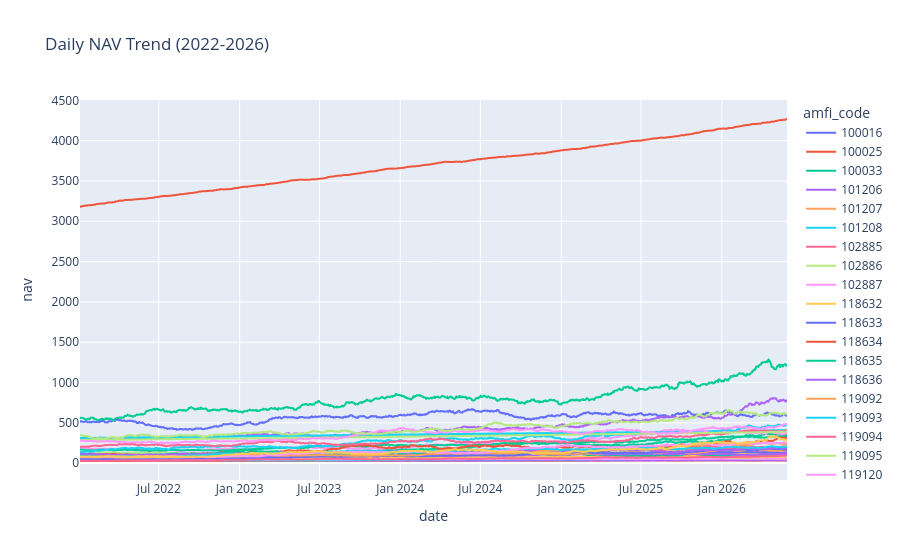

Write notebook code for a chart like this one.
### Code cell
fig.show()

### Figure 1 — Plotly figure (JSON) as saved in the notebook; plotly's stock layout.template omitted (floating-point values rounded to 4 significant figures; data arrays with more than 128 entries replaced by an {"elided": "..."} marker saying what was removed)
{"data": [{"hovertemplate": "amfi_code=100016<br>date=%{x}<br>nav=%{y}<extra></extra>", "legendgroup": "100016", "line": {"color": "#636efa", "dash": "solid"}, "marker": {"symbol": "circle"}, "mode": "lines", "name": "100016", "showlegend": true, "type": "scattergl", "x": {"elided": "1150 str values"}, "xaxis": "x", "y": {"elided": "1150 float values"}, "yaxis": "y"}, {"hovertemplate": "amfi_code=100025<br>date=%{x}<br>nav=%{y}<extra></extra>", "legendgroup": "100025", "line": {"color": "#EF553B", "dash": "solid"}, "marker": {"symbol": "circle"}, "mode": "lines", "name": "100025", "showlegend": true, "type": "scattergl", "x": {"elided": "1150 str values"}, "xaxis": "x", "y": {"elided": "1150 float values"}, "yaxis": "y"}, {"hovertemplate": "amfi_code=100033<br>date=%{x}<br>nav=%{y}<extra></extra>", "legendgroup": "100033", "line": {"color": "#00cc96", "dash": "solid"}, "marker": {"symbol": "circle"}, "mode": "lines", "name": "100033", "showlegend": true, "type": "scattergl", "x": {"elided": "1150 str values"}, "xaxis": "x", "y": {"elided": "1150 float values"}, "yaxis": "y"}, {"hovertemplate": "amfi_code=101206<br>date=%{x}<br>nav=%{y}<extra></extra>", "legendgroup": "101206", "line": {"color": "#ab63fa", "dash": "solid"}, "marker": {"symbol": "circle"}, "mode": "lines", "name": "101206", "showlegend": true, "type": "scattergl", "x": {"elided": "1150 str values"}, "xaxis": "x", "y": {"elided": "1150 float values"}, "yaxis": "y"}, {"hovertemplate": "amfi_code=101207<br>date=%{x}<br>nav=%{y}<extra></extra>", "legendgroup": "101207", "line": {"color": "#FFA15A", "dash": "solid"}, "marker": {"symbol": "circle"}, "mode": "lines", "name": "101207", "showlegend": true, "type": "scattergl", "x": {"elided": "1150 str values"}, "xaxis": "x", "y": {"elided": "1150 float values"}, "yaxis": "y"}, {"hovertemplate": "amfi_code=101208<br>date=%{x}<br>nav=%{y}<extra></extra>", "legendgroup": "101208", "line": {"color": "#19d3f3", "dash": "solid"}, "marker": {"symbol": "circle"}, "mode": "lines", "name": "101208", "showlegend": true, "type": "scattergl", "x": {"elided": "1150 str values"}, "xaxis": "x", "y": {"elided": "1150 float values"}, "yaxis": "y"}, {"hovertemplate": "amfi_code=102885<br>date=%{x}<br>nav=%{y}<extra></extra>", "legendgroup": "102885", "line": {"color": "#FF6692", "dash": "solid"}, "marker": {"symbol": "circle"}, "mode": "lines", "name": "102885", "showlegend": true, "type": "scattergl", "x": {"elided": "1150 str values"}, "xaxis": "x", "y": {"elided": "1150 float values"}, "yaxis": "y"}, {"hovertemplate": "amfi_code=102886<br>date=%{x}<br>nav=%{y}<extra></extra>", "legendgroup": "102886", "line": {"color": "#B6E880", "dash": "solid"}, "marker": {"symbol": "circle"}, "mode": "lines", "name": "102886", "showlegend": true, "type": "scattergl", "x": {"elided": "1150 str values"}, "xaxis": "x", "y": {"elided": "1150 float values"}, "yaxis": "y"}, {"hovertemplate": "amfi_code=102887<br>date=%{x}<br>nav=%{y}<extra></extra>", "legendgroup": "102887", "line": {"color": "#FF97FF", "dash": "solid"}, "marker": {"symbol": "circle"}, "mode": "lines", "name": "102887", "showlegend": true, "type": "scattergl", "x": {"elided": "1150 str values"}, "xaxis": "x", "y": {"elided": "1150 float values"}, "yaxis": "y"}, {"hovertemplate": "amfi_code=118632<br>date=%{x}<br>nav=%{y}<extra></extra>", "legendgroup": "118632", "line": {"color": "#FECB52", "dash": "solid"}, "marker": {"symbol": "circle"}, "mode": "lines", "name": "118632", "showlegend": true, "type": "scattergl", "x": {"elided": "1150 str values"}, "xaxis": "x", "y": {"elided": "1150 float values"}, "yaxis": "y"}, {"hovertemplate": "amfi_code=118633<br>date=%{x}<br>nav=%{y}<extra></extra>", "legendgroup": "118633", "line": {"color": "#636efa", "dash": "solid"}, "marker": {"symbol": "circle"}, "mode": "lines", "name": "118633", "showlegend": true, "type": "scattergl", "x": {"elided": "1150 str values"}, "xaxis": "x", "y": {"elided": "1150 float values"}, "yaxis": "y"}, {"hovertemplate": "amfi_code=118634<br>date=%{x}<br>nav=%{y}<extra></extra>", "legendgroup": "118634", "line": {"color": "#EF553B", "dash": "solid"}, "marker": {"symbol": "circle"}, "mode": "lines", "name": "118634", "showlegend": true, "type": "scattergl", "x": {"elided": "1150 str values"}, "xaxis": "x", "y": {"elided": "1150 float values"}, "yaxis": "y"}, {"hovertemplate": "amfi_code=118635<br>date=%{x}<br>nav=%{y}<extra></extra>", "legendgroup": "118635", "line": {"color": "#00cc96", "dash": "solid"}, "marker": {"symbol": "circle"}, "mode": "lines", "name": "118635", "showlegend": true, "type": "scattergl", "x": {"elided": "1150 str values"}, "xaxis": "x", "y": {"elided": "1150 float values"}, "yaxis": "y"}, {"hovertemplate": "amfi_code=118636<br>date=%{x}<br>nav=%{y}<extra></extra>", "legendgroup": "118636", "line": {"color": "#ab63fa", "dash": "solid"}, "marker": {"symbol": "circle"}, "mode": "lines", "name": "118636", "showlegend": true, "type": "scattergl", "x": {"elided": "1150 str values"}, "xaxis": "x", "y": {"elided": "1150 float values"}, "yaxis": "y"}, {"hovertemplate": "amfi_code=119092<br>date=%{x}<br>nav=%{y}<extra></extra>", "legendgroup": "119092", "line": {"color": "#FFA15A", "dash": "solid"}, "marker": {"symbol": "circle"}, "mode": "lines", "name": "119092", "showlegend": true, "type": "scattergl", "x": {"elided": "1150 str values"}, "xaxis": "x", "y": {"elided": "1150 float values"}, "yaxis": "y"}, {"hovertemplate": "amfi_code=119093<br>date=%{x}<br>nav=%{y}<extra></extra>", "legendgroup": "119093", "line": {"color": "#19d3f3", "dash": "solid"}, "marker": {"symbol": "circle"}, "mode": "lines", "name": "119093", "showlegend": true, "type": "scattergl", "x": {"elided": "1150 str values"}, "xaxis": "x", "y": {"elided": "1150 float values"}, "yaxis": "y"}, {"hovertemplate": "amfi_code=119094<br>date=%{x}<br>nav=%{y}<extra></extra>", "legendgroup": "119094", "line": {"color": "#FF6692", "dash": "solid"}, "marker": {"symbol": "circle"}, "mode": "lines", "name": "119094", "showlegend": true, "type": "scattergl", "x": {"elided": "1150 str values"}, "xaxis": "x", "y": {"elided": "1150 float values"}, "yaxis": "y"}, {"hovertemplate": "amfi_code=119095<br>date=%{x}<br>nav=%{y}<extra></extra>", "legendgroup": "119095", "line": {"color": "#B6E880", "dash": "solid"}, "marker": {"symbol": "circle"}, "mode": "lines", "name": "119095", "showlegend": true, "type": "scattergl", "x": {"elided": "1150 str values"}, "xaxis": "x", "y": {"elided": "1150 float values"}, "yaxis": "y"}, {"hovertemplate": "amfi_code=119120<br>date=%{x}<br>nav=%{y}<extra></extra>", "legendgroup": "119120", "line": {"color": "#FF97FF", "dash": "solid"}, "marker": {"symbol": "circle"}, "mode": "lines", "name": "119120", "showlegend": true, "type": "scattergl", "x": {"elided": "1150 str values"}, "xaxis": "x", "y": {"elided": "1150 float values"}, "yaxis": "y"}, {"hovertemplate": "amfi_code=119551<br>date=%{x}<br>nav=%{y}<extra></extra>", "legendgroup": "119551", "line": {"color": "#FECB52", "dash": "solid"}, "marker": {"symbol": "circle"}, "mode": "lines", "name": "119551", "showlegend": true, "type": "scattergl", "x": {"elided": "1150 str values"}, "xaxis": "x", "y": {"elided": "1150 float values"}, "yaxis": "y"}, {"hovertemplate": "amfi_code=119552<br>date=%{x}<br>nav=%{y}<extra></extra>", "legendgroup": "119552", "line": {"color": "#636efa", "dash": "solid"}, "marker": {"symbol": "circle"}, "mode": "lines", "name": "119552", "showlegend": true, "type": "scattergl", "x": {"elided": "1150 str values"}, "xaxis": "x", "y": {"elided": "1150 float values"}, "yaxis": "y"}, {"hovertemplate": "amfi_code=119598<br>date=%{x}<br>nav=%{y}<extra></extra>", "legendgroup": "119598", "line": {"color": "#EF553B", "dash": "solid"}, "marker": {"symbol": "circle"}, "mode": "lines", "name": "119598", "showlegend": true, "type": "scattergl", "x": {"elided": "1150 str values"}, "xaxis": "x", "y": {"elided": "1150 float values"}, "yaxis": "y"}, {"hovertemplate": "amfi_code=119599<br>date=%{x}<br>nav=%{y}<extra></extra>", "legendgroup": "119599", "line": {"color": "#00cc96", "dash": "solid"}, "marker": {"symbol": "circle"}, "mode": "lines", "name": "119599", "showlegend": true, "type": "scattergl", "x": {"elided": "1150 str values"}, "xaxis": "x", "y": {"elided": "1150 float values"}, "yaxis": "y"}, {"hovertemplate": "amfi_code=120503<br>date=%{x}<br>nav=%{y}<extra></extra>", "legendgroup": "120503", "line": {"color": "#ab63fa", "dash": "solid"}, "marker": {"symbol": "circle"}, "mode": "lines", "name": "120503", "showlegend": true, "type": "scattergl", "x": {"elided": "1150 str values"}, "xaxis": "x", "y": {"elided": "1150 float values"}, "yaxis": "y"}, {"hovertemplate": "amfi_code=120504<br>date=%{x}<br>nav=%{y}<extra></extra>", "legendgroup": "120504", "line": {"color": "#FFA15A", "dash": "solid"}, "marker": {"symbol": "circle"}, "mode": "lines", "name": "120504", "showlegend": true, "type": "scattergl", "x": {"elided": "1150 str values"}, "xaxis": "x", "y": {"elided": "1150 float values"}, "yaxis": "y"}, {"hovertemplate": "amfi_code=120505<br>date=%{x}<br>nav=%{y}<extra></extra>", "legendgroup": "120505", "line": {"color": "#19d3f3", "dash": "solid"}, "marker": {"symbol": "circle"}, "mode": "lines", "name": "120505", "showlegend": true, "type": "scattergl", "x": {"elided": "1150 str values"}, "xaxis": "x", "y": {"elided": "1150 float values"}, "yaxis": "y"}, {"hovertemplate": "amfi_code=120506<br>date=%{x}<br>nav=%{y}<extra></extra>", "legendgroup": "120506", "line": {"color": "#FF6692", "dash": "solid"}, "marker": {"symbol": "circle"}, "mode": "lines", "name": "120506", "showlegend": true, "type": "scattergl", "x": {"elided": "1150 str values"}, "xaxis": "x", "y": {"elided": "1150 float values"}, "yaxis": "y"}, {"hovertemplate": "amfi_code=120507<br>date=%{x}<br>nav=%{y}<extra></extra>", "legendgroup": "120507", "line": {"color": "#B6E880", "dash": "solid"}, "marker": {"symbol": "circle"}, "mode": "lines", "name": "120507", "showlegend": true, "type": "scattergl", "x": {"elided": "1150 str values"}, "xaxis": "x", "y": {"elided": "1150 float values"}, "yaxis": "y"}, {"hovertemplate": "amfi_code=120841<br>date=%{x}<br>nav=%{y}<extra></extra>", "legendgroup": "120841", "line": {"color": "#FF97FF", "dash": "solid"}, "marker": {"symbol": "circle"}, "mode": "lines", "name": "120841", "showlegend": true, "type": "scattergl", "x": {"elided": "1150 str values"}, "xaxis": "x", "y": {"elided": "1150 float values"}, "yaxis": "y"}, {"hovertemplate": "amfi_code=120842<br>date=%{x}<br>nav=%{y}<extra></extra>", "legendgroup": "120842", "line": {"color": "#FECB52", "dash": "solid"}, "marker": {"symbol": "circle"}, "mode": "lines", "name": "120842", "showlegend": true, "type": "scattergl", "x": {"elided": "1150 str values"}, "xaxis": "x", "y": {"elided": "1150 float values"}, "yaxis": "y"}, {"hovertemplate": "amfi_code=120843<br>date=%{x}<br>nav=%{y}<extra></extra>", "legendgroup": "120843", "line": {"color": "#636efa", "dash": "solid"}, "marker": {"symbol": "circle"}, "mode": "lines", "name": "120843", "showlegend": true, "type": "scattergl", "x": {"elided": "1150 str values"}, "xaxis": "x", "y": {"elided": "1150 float values"}, "yaxis": "y"}, {"hovertemplate": "amfi_code=120844<br>date=%{x}<br>nav=%{y}<extra></extra>", "legendgroup": "120844", "line": {"color": "#EF553B", "dash": "solid"}, "marker": {"symbol": "circle"}, "mode": "lines", "name": "120844", "showlegend": true, "type": "scattergl", "x": {"elided": "1150 str values"}, "xaxis": "x", "y": {"elided": "1150 float values"}, "yaxis": "y"}, {"hovertemplate": "amfi_code=125497<br>date=%{x}<br>nav=%{y}<extra></extra>", "legendgroup": "125497", "line": {"color": "#00cc96", "dash": "solid"}, "marker": {"symbol": "circle"}, "mode": "lines", "name": "125497", "showlegend": true, "type": "scattergl", "x": {"elided": "1150 str values"}, "xaxis": "x", "y": {"elided": "1150 float values"}, "yaxis": "y"}, {"hovertemplate": "amfi_code=125498<br>date=%{x}<br>nav=%{y}<extra></extra>", "legendgroup": "125498", "line": {"color": "#ab63fa", "dash": "solid"}, "marker": {"symbol": "circle"}, "mode": "lines", "name": "125498", "showlegend": true, "type": "scattergl", "x": {"elided": "1150 str values"}, "xaxis": "x", "y": {"elided": "1150 float values"}, "yaxis": "y"}, {"hovertemplate": "amfi_code=148567<br>date=%{x}<br>nav=%{y}<extra></extra>", "legendgroup": "148567", "line": {"color": "#FFA15A", "dash": "solid"}, "marker": {"symbol": "circle"}, "mode": "lines", "name": "148567", "showlegend": true, "type": "scattergl", "x": {"elided": "1150 str values"}, "xaxis": "x", "y": {"elided": "1150 float values"}, "yaxis": "y"}, {"hovertemplate": "amfi_code=148568<br>date=%{x}<br>nav=%{y}<extra></extra>", "legendgroup": "148568", "line": {"color": "#19d3f3", "dash": "solid"}, "marker": {"symbol": "circle"}, "mode": "lines", "name": "148568", "showlegend": true, "type": "scattergl", "x": {"elided": "1150 str values"}, "xaxis": "x", "y": {"elided": "1150 float values"}, "yaxis": "y"}, {"hovertemplate": "amfi_code=148569<br>date=%{x}<br>nav=%{y}<extra></extra>", "legendgroup": "148569", "line": {"color": "#FF6692", "dash": "solid"}, "marker": {"symbol": "circle"}, "mode": "lines", "name": "148569", "showlegend": true, "type": "scattergl", "x": {"elided": "1150 str values"}, "xaxis": "x", "y": {"elided": "1150 float values"}, "yaxis": "y"}, {"hovertemplate": "amfi_code=149322<br>date=%{x}<br>nav=%{y}<extra></extra>", "legendgroup": "149322", "line": {"color": "#B6E880", "dash": "solid"}, "marker": {"symbol": "circle"}, "mode": "lines", "name": "149322", "showlegend": true, "type": "scattergl", "x": {"elided": "1150 str values"}, "xaxis": "x", "y": {"elided": "1150 float values"}, "yaxis": "y"}, {"hovertemplate": "amfi_code=149323<br>date=%{x}<br>nav=%{y}<extra></extra>", "legendgroup": "149323", "line": {"color": "#FF97FF", "dash": "solid"}, "marker": {"symbol": "circle"}, "mode": "lines", "name": "149323", "showlegend": true, "type": "scattergl", "x": {"elided": "1150 str values"}, "xaxis": "x", "y": {"elided": "1150 float values"}, "yaxis": "y"}, {"hovertemplate": "amfi_code=149324<br>date=%{x}<br>nav=%{y}<extra></extra>", "legendgroup": "149324", "line": {"color": "#FECB52", "dash": "solid"}, "marker": {"symbol": "circle"}, "mode": "lines", "name": "149324", "showlegend": true, "type": "scattergl", "x": {"elided": "1150 str values"}, "xaxis": "x", "y": {"elided": "1150 float values"}, "yaxis": "y"}], "layout": {"legend": {"title": {"text": "amfi_code"}, "tracegroupgap": 0}, "title": {"text": "Daily NAV Trend (2022-2026)"}, "xaxis": {"anchor": "y", "domain": [0, 1], "title": {"text": "date"}}, "yaxis": {"anchor": "x", "domain": [0, 1], "title": {"text": "nav"}}}}
